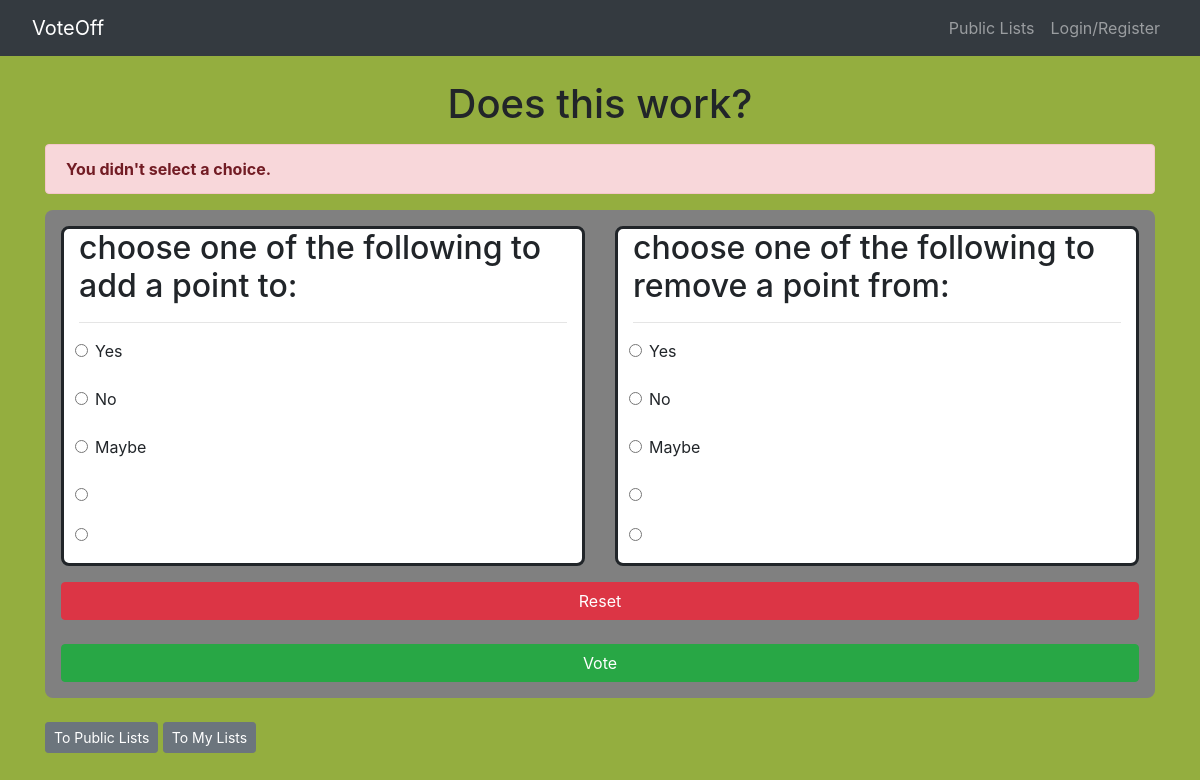
The page /lists/56/vote/ on the database its author committed.
### lists/models.py (models this page shows, shortened)
class Question(models.Model):
    question_text = models.CharField(max_length=200)
    pub_date = models.DateTimeField(auto_now_add=True)
    public = models.BooleanField(default=False)
    creator = models.ForeignKey(User, on_delete=models.CASCADE)

class Choice(models.Model):
    question = models.ForeignKey(Question, on_delete=models.CASCADE)
    choice_text = models.CharField(max_length=200)
    votes = models.IntegerField(default=0)

### lists/views.py (the view)
# urls.py: path('lists/<int:question_id>/vote/', views.vote, name='vote')
def vote(request, question_id):
    question = get_object_or_404(Question, pk=question_id)
    try:
        increment_choice = question.choice_set.get(pk=request.POST['inc_choice'])
        decrement_choice = question.choice_set.get(pk=request.POST['dec_choice'])
    except (KeyError, Choice.DoesNotExist):
        return render(request, 'lists/detail.html', {
            'question': question,
            'error_message': "You didn't select a choice.",
        })
    else:
        increment_choice.votes += 1
        decrement_choice.votes -= 1
        increment_choice.save()
        decrement_choice.save()
        return HttpResponseRedirect(reverse('lists:results', args=(question.id,)))

### lists/templates/lists/detail.html (shortened to what this page needs)
{% extends 'base.html' %}
{% load static %}
{% block extrahead %}
<link rel="stylesheet" type="text/css" href="{% static 'css/lists.css' %}">
{% endblock %}
{% block content %}
<h1 class="text-center mb-3">{{ question.question_text }}</h1>
{% if error_message %}
<p class="alert alert-danger">
	<strong>{{ error_message }}</strong>
</p>
{% endif %}
	<form id="list" action="{% url 'lists:vote' question.id %}" method="post">
		{% with len=question.choice_set.all.count %}
		<div class="row">
			<div class="col-md-6">
			<div class="col-sm options">
				<h2>choose one of the following to add a point to:</h2>
				<hr/>
				{% for choice in question.choice_set.all %}
				{% if choice.votes == 0 %}
				<div class="form-group">
					<input type="radio" name="inc_choice" class="form-check-input" id="0" value="{{ choice.id }}"
						disabled />
					<label class="disabled-label" for="choice{{ forloop.counter }}">{{ choice.choice_text }}</label>
				</div>
				{% else %}
				<div class="form-group">
					<input onclick="disableButtons(id, '{{ len }}', 'inc')" type="radio" name="inc_choice"
						class="form-check-input" id="inc{{ forloop.counter }}" value="{{ choice.id }}" />
					<label for="{{ forloop.counter }}">{{ choice.choice_text }}</label>
				</div>
				{% endif %}
				{% endfor %}
			</div>
		</div>
			<div class="col-md-6">
			<div class="col-sm options">
				<h2>choose one of the following to remove a point from:</h2>
				<hr/>
				{% for choice in question.choice_set.all %}
				{% if choice.votes == 0 %}
				<div class="form-group">
					<input type="radio" name="dec_choice" class="form-check-input" id="0" value="{{ choice.id }}"
						disabled />
					<label class="disabled-label" for="choice{{ forloop.counter }}">{{ choice.choice_text }}</label>
				</div>
				{% else %}
				<div class="form-group">
					<input onclick="disableButtons(id, '{{ len }}', 'dec')" type="radio" name="dec_choice"
						class="form-check-input" id="dec{{ forloop.counter }}" value="{{ choice.id }}" />
					<label for="{{ forloop.counter }}">{{ choice.choice_text }}</label>
				</div>
				{% endif %}
				{% endfor %}
			</div>
		</div>
		</div>
<div class="button-div">
<button id="rv" class="btn btn-danger" type="reset" onclick="reset_function('{{ len }}')">Reset</button>
<br/>
<br/>
<button id="rv" type="submit" class="btn btn-success">Vote</button>
</div>
{% endwith %}
</form>
<br/>
<a class="btn btn-secondary btn-sm mb-3" href="{% url 'lists:index' %}">To Public Lists</a>
<a class="btn btn-secondary btn-sm mb-3" href="{% url 'lists:mylists' %}">To My Lists</a>
{% endblock %}

### lists/static/css/lists.css (style rules this page uses)
.options { background-color: white; border-style: solid; border-radius: 0.5rem; }
.form-group { padding-left: 1rem; }
.button-div { text-align: center; padding-top: 1rem; }
#rv { width: 100%; }
#list { padding: 1rem; background-color: grey; border-radius: 0.5rem; }

### rows shown on the page
Question: question_text "Does this work?"
Choice: choice_text "Yes"
Choice: choice_text "No"
Choice: choice_text "Maybe"

### other values the page prints
{{ error_message }} "You didn't select a choice."
